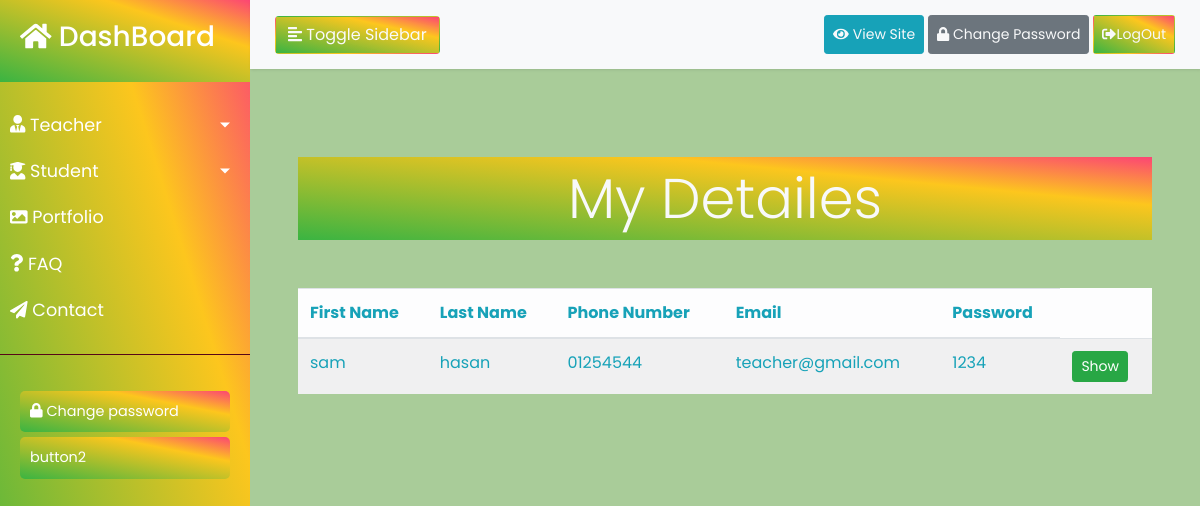
Page /tdata.php (signed in) on the committed database.
### tables this page shows
CREATE TABLE IF NOT EXISTS `teachers` (
  `id` int NOT NULL AUTO_INCREMENT,
  `first_name` varchar(30) DEFAULT NULL,
  `last_name` varchar(30) DEFAULT NULL,
  `mobile` varchar(30) DEFAULT NULL,
  `email` varchar(50) DEFAULT NULL,
  `teacher_pass` varchar(50) DEFAULT NULL,
  PRIMARY KEY (`id`)
);

### tdata.php (the view, shortened to what this page needs)
<?php
     include('DBheader.php');
     require_once('database.php');
?>
<?php
$teacher = $_SESSION['teacheremail'];
 $info   = "SELECT * FROM teachers WHERE email ='$teacher' ";
 $result = mysqli_query($connection,$info);
?>
    <div class="p-5">
    <h1 class="display-4 text-center text-light py-2 rgb mb-5">My Detailes</h1>
            <table class="table table-light table-striped text-info">
                <thead>
                    <tr>
                    <th scope="col">First Name</th>
                    <th scope="col">Last Name</th>
                    <th scope="col">Phone Number</th>
                    <th scope="col">Email</th>
                    <th scope="col">Password</th>
                    </tr>
                </thead>
                <tbody>
                    <?php
                while ($lop=mysqli_fetch_assoc($result)){
                ?>
                    <tr>
                    <td class="text-info "><?php echo $lop['first_name'];?></td>
                    <td class="text-info "><?php echo $lop['last_name'];?></td>
                    <td class="text-info "><?php echo $lop['mobile'];?></td>
                    <td class="text-info "><?php echo $lop['email'];?></td>
                    <td class="text-info "><?php echo $lop['teacher_pass'];?></td>
                    <td class="text-info ">
                     <a href="teachershow.php?id=<?php echo $lop['id'];?>" class="btn btn-sm btn-success">Show</a>
                    </td>
                    </tr>
                <?php }?>
                </tbody>
            </table>
    </div>
       <?php include('DBfooter.php') ?>

### sidebar.css (style rules this page uses)
body { font-family: 'Poppins', sans-serif; }
a, a:hover, a:focus { color: inherit; text-decoration: none; transition: all 0.3s; }

### style.css (style rules this page uses)
body { height: auto; width: auto; background-color: rgb(169, 204, 153); }
.rgb { background: linear-gradient(to top right, rgba(58, 180, 66, 1) 0%, rgba(253, 198, 29, 0.9948354341736695) 71%, rgba(252, 69, 116, 1) 100%); color: #fff; }

### rows in the picture
teachers: first_name "sam", last_name "hasan", mobile "01254544", email "teacher@gmail.com", teacher_pass "1234"
